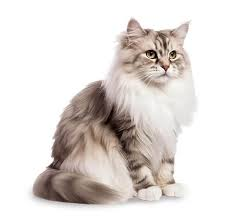
#> input picture image_data_animals/cat/download (10).jpg, 231 x 218 px; its folder holds 3 pictures in this run
$ python tempCodeRunnerFile.py
#> lines starting #> are read from the running program, lines starting #| are printed output that depends on the picture
# -*- coding: utf-8 -*-

import os
import pickle
import numpy as np
from PIL import Image
from sklearn import svm
from sklearn.model_selection import train_test_split
from sklearn.metrics import accuracy_score

# Labels for our model
LABELS = {
    0: "แมว 🐱",
    1: "หมา 🐶",
    2: "ยีราฟ 🦒"
}

# Define the fixed image size for processing
IMAGE_SIZE = (64, 64)

def load_images_from_folder(folder_path, label_id):
    """
    Loads images from a specified folder, resizes them, converts to RGB,
    flattens pixel data, and assigns a label ID.
    """
#> called with folder_path = 'image_data_animals/cat', label_id = 0
    images_data = []
    labels = []
    for filename in os.listdir(folder_path):
        if filename.lower().endswith(('.png', '.jpg', '.jpeg')):
            img_path = os.path.join(folder_path, filename)
            try:
                img = Image.open(img_path)
#> img is the input picture: PIL image 231x218 RGB; mean R, G, B 224.5, 218.6, 215.2
                img = img.resize(IMAGE_SIZE) # Resize all images to a fixed size
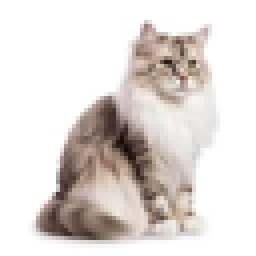
#> img: PIL image 64x64 RGB (shown 4 times larger); mean R, G, B 224.5, 218.5, 215.2
                img = img.convert('RGB')     # Ensure 3 channels (Red, Green, Blue)

                # Flatten the image into a 1D array of pixel values
                img_array = np.array(img).flatten()
#> img_array = 12288 values, max 255 at index 0, min 2 at index 7199, mean 219.4
                images_data.append(img_array)
                labels.append(label_id)
            except Exception as e:
                print(f"Warning: Could not load/process image {img_path}: {e}")
#> pass 2 of the loop in load_images_from_folder, `for filename in os.listdir(folder_path):`:
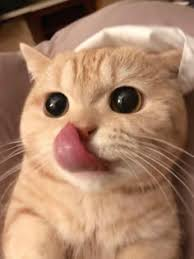
#> input picture image_data_animals/cat/download (13).jpg, 194 x 259 px
#> in load_images_from_folder, img is the input picture: PIL image 194x259 RGB; mean R, G, B 168.5, 129.9, 104.1
#> in load_images_from_folder, `img = img.resize(IMAGE_SIZE)`:
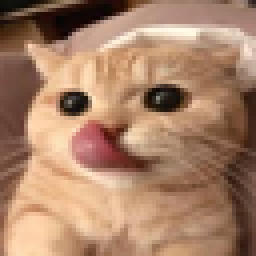
#> img: PIL image 64x64 RGB (shown 4 times larger); mean R, G, B 168.5, 129.9, 104.1
#> img_array = 12288 values, max 255 at index 1452, min 0 at index 659, mean 134.2
#> pass 3 of the loop in load_images_from_folder, `for filename in os.listdir(folder_path):`:
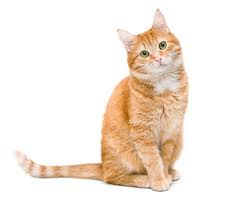
#> input picture image_data_animals/cat/download (2).jpg, 241 x 209 px
#> in load_images_from_folder, img is the input picture: PIL image 241x209 RGB; mean R, G, B 245.3, 234.4, 224.5
#> in load_images_from_folder, `img = img.resize(IMAGE_SIZE)`:
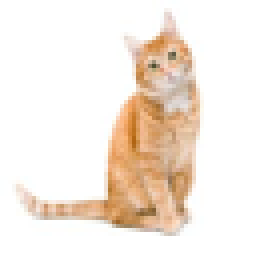
#> img: PIL image 64x64 RGB (shown 4 times larger); mean R, G, B 245.3, 234.4, 224.5
#> img_array = 12288 values, max 255 at index 0, min 19 at index 6821, mean 234.7
    return images_data, labels

if __name__ == "__main__":
    data_dir = "image_data_animals" # New data directory name
    cat_dir = os.path.join(data_dir, "cat")
    dog_dir = os.path.join(data_dir, "dog")
    giraffe_dir = os.path.join(data_dir, "giraffe")

    # Create directories if they don't exist
    os.makedirs(cat_dir, exist_ok=True)
    os.makedirs(dog_dir, exist_ok=True)
    os.makedirs(giraffe_dir, exist_ok=True)

    print(f"Please place your image files for cats in '{cat_dir}'")
    print(f"Please place your image files for dogs in '{dog_dir}'")
    print(f"Please place your image files for giraffes in '{giraffe_dir}'")
    print("Each folder should contain at least 20-30 diverse images for good training results.")
    print("-" * 50)

    # Load image data for each category
    print("Loading cat images...")
    cat_images, cat_labels = load_images_from_folder(cat_dir, 0)
#> cat_images = 3 items; cat_labels = [0, 0, 0]
    print(f"Loaded {len(cat_images)} cat images.")
#| Loaded 3 cat images.

    print("Loading dog images...")
    dog_images, dog_labels = load_images_from_folder(dog_dir, 1)
#> call 2 of load_images_from_folder, with folder_path = 'image_data_animals/dog', label_id = 1
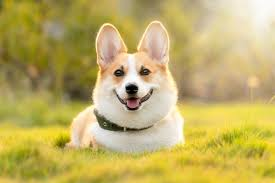
#> input picture image_data_animals/dog/download (1).jpg, 275 x 183 px
#> in load_images_from_folder, img is the input picture: PIL image 275x183 RGB; mean R, G, B 192.5, 175, 101.1
#> in load_images_from_folder (call 2), `img = img.resize(IMAGE_SIZE)`:
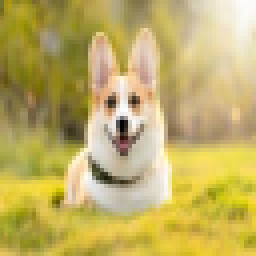
#> img: PIL image 64x64 RGB (shown 4 times larger); mean R, G, B 192.5, 175, 101.1
#> in load_images_from_folder (call 2), `img_array = np.array(img).flatten()`: img_array = 12288 values, max 255 at index 3732, min 0 at index 9263, mean 156.2
#> dog_images = 1 item; dog_labels = [1]
    print(f"Loaded {len(dog_images)} dog images.")
#| Loaded 1 dog images.

    print("Loading giraffe images...")
    giraffe_images, giraffe_labels = load_images_from_folder(giraffe_dir, 2)
    print(f"Loaded {len(giraffe_images)} giraffe images.")

    all_images = cat_images + dog_images + giraffe_images
#> all_images = 4 items
    all_labels = cat_labels + dog_labels + giraffe_labels
#> all_labels = [0, 0, 0, 1]

    if not all_images:
        print("No images found in any of the directories. Please add images and run again.")
    else:
        X = np.array(all_images)
        y = np.array(all_labels)
#> y = [0, 0, 0, 1]

        # Split data into training (80%) and testing (20%) sets
#> (the run stopped early here; a loop or call above may not have finished)
